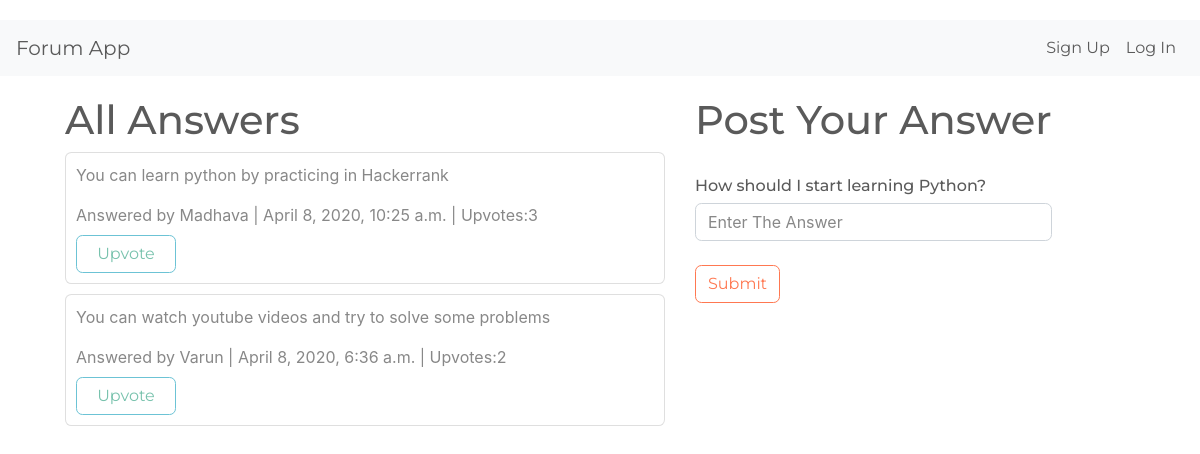
Page /discussion/4/ on the committed database.
### forum/models.py (models this page shows)
class Answer(models.Model):
    answer=models.TextField()
    timestamp=models.DateTimeField(auto_now=True)
    question=models.ForeignKey(Question,on_delete=models.CASCADE,null=True,blank=True)
    author=models.ForeignKey(User,on_delete=models.CASCADE,null=True,blank=True)
    upvotes=models.IntegerField(default=1)

class Question(models.Model):
    author=models.ForeignKey(User,on_delete=models.CASCADE,null=True,blank=True)
    question=models.CharField(max_length=200)
    timestamp=models.DateTimeField(auto_now=True)

### forum/views.py (the view, shortened to what this page needs)
# urls.py: path('discussion/<int:discussion_id>/',discussion),
def discussion(request,discussion_id):
    question_instance=Question.objects.get(pk=discussion_id)
    disc=Answer.objects.filter(question=question_instance)
    return render(request,"discussion.html",{"question":question_instance,"discussion":disc})

### forum/templates/discussion.html (shortened to what this page needs)
{% extends 'base.html' %}
{% block body %}
<div class="container" style="display: flex;">
    <div style="width: 600px;margin-right: 30px;">
        <h1>All Answers</h1>
        {% for a in discussion %}
        <div class="card" style="padding: 10px;width: 600px;margin-bottom: 10px;">
            <div style="display: flex;justify-content: space-between;">
            <p>{{a.answer}}</p>
        </div>
            <label> Answered by {{a.author}} | {{a.timestamp}} | Upvotes:{{a.upvotes}}</label>
            <button class="btn btn-outline-info" style="width: 100px;"><a href="/upvote/{{a.id}}/" style="text-decoration: none;">Upvote</a></button>
        </div>
        {% endfor %}
    </div>
    <div>
        <h1>Post Your Answer</h1><br>
        <form action="/discussion/{{question.id}}/" method="post" class="form-group">
            <h6>{{question.question}}</h6>
            <input type="text" name="answer" class="form-control" placeholder="Enter The Answer">
            <br>
            <button type="submit" class="btn btn-outline-danger">Submit</button>
        </form>
    </div>
</div>
{% endblock %}

### rows in the picture
Answer: answer "You can learn python by practicing in Hackerrank", author "Madhava", timestamp "April 8, 2020, 10:25 a.m.", upvotes "3"
Answer: answer "You can watch youtube videos and try to solve some problems", author "Varun", timestamp "April 8, 2020, 6:36 a.m.", upvotes "2"
Question: question "How should I start learning Python?"
